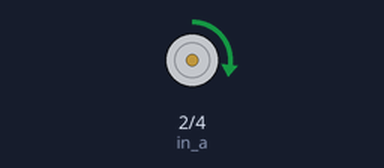
Bench run of a sketch on a simulated Arduino Uno, built with avr-gcc and run on an emulated ATmega328P. Parts: motor-driver pin pairs drawn as motors (green arrow = first pin HIGH = forward, orange = second pin HIGH = backward, longer = more drive, scaled by the enable pin).

Above: at 1.0 s.
At 3.0 s:
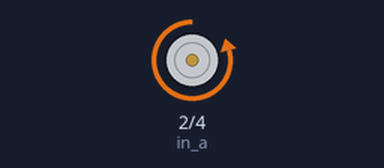
Timing chart, 0 to 5.2 s (numbered marks = the images above):
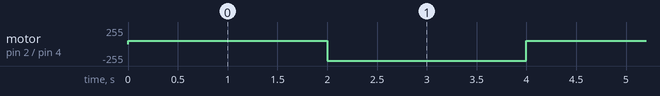

The sketch:

l298n_dc_motor.ino
```cpp
int in_a = 2;
int in_b = 4;
int en_a = 5;

void setup()
{
  pinMode(in_a, OUTPUT);
  pinMode(in_b, OUTPUT);
}

void loop()
{
  // Forward
  digitalWrite(in_a, HIGH);
  digitalWrite(in_b, LOW);
  analogWrite(en_a, 50);

  delay(2000);

  // Backward
  digitalWrite(in_a, LOW);
  digitalWrite(in_b, HIGH);
  analogWrite(en_a, 250);

  delay(2000);
}
```

Measured:
- by itself, motor on pin 2 (in_a) / pin 4 (in_b): alternates backward 250/255 for 2.0 s and forward 50/255 for 2.0 s
